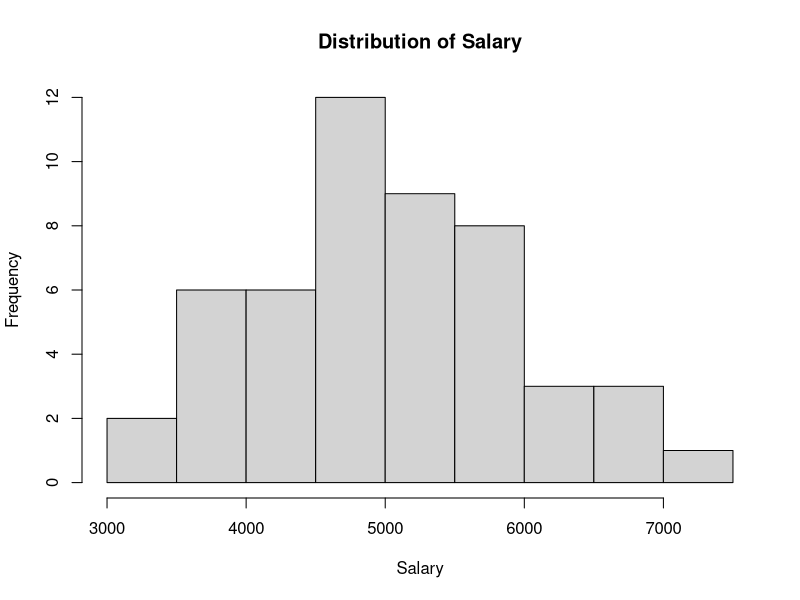
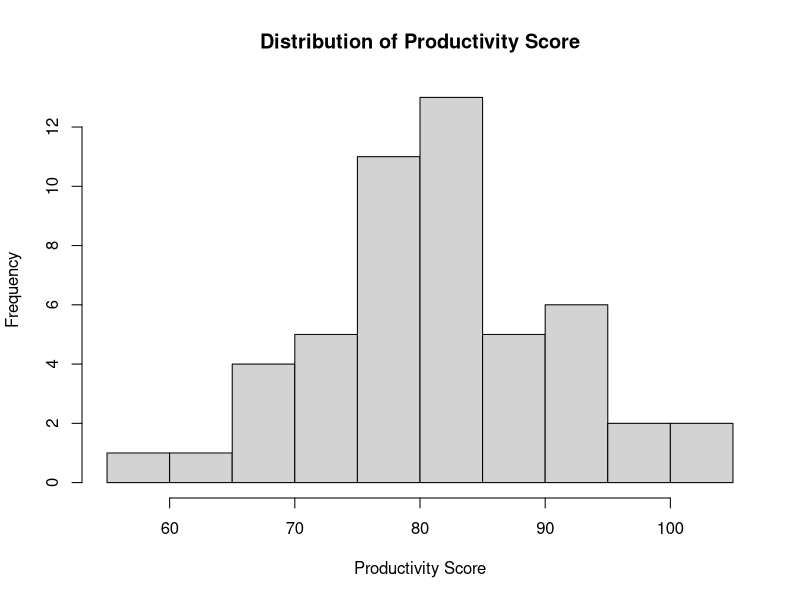
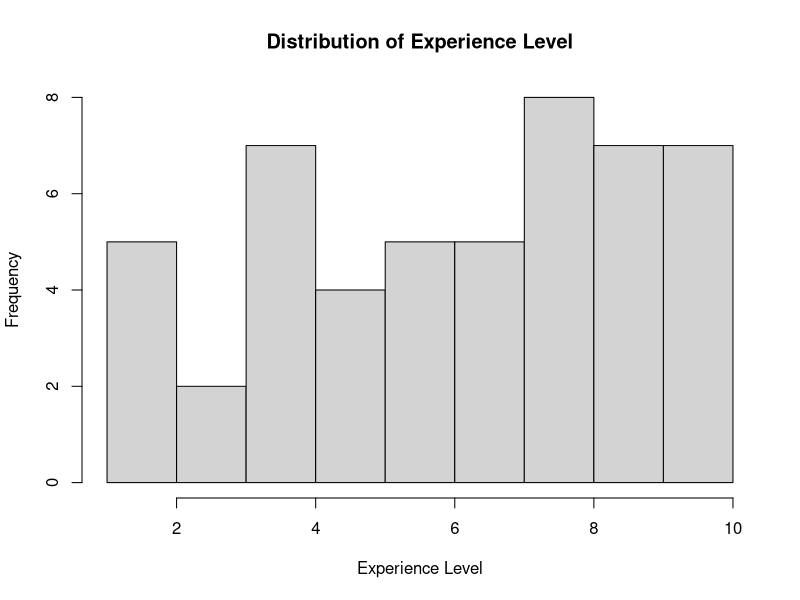
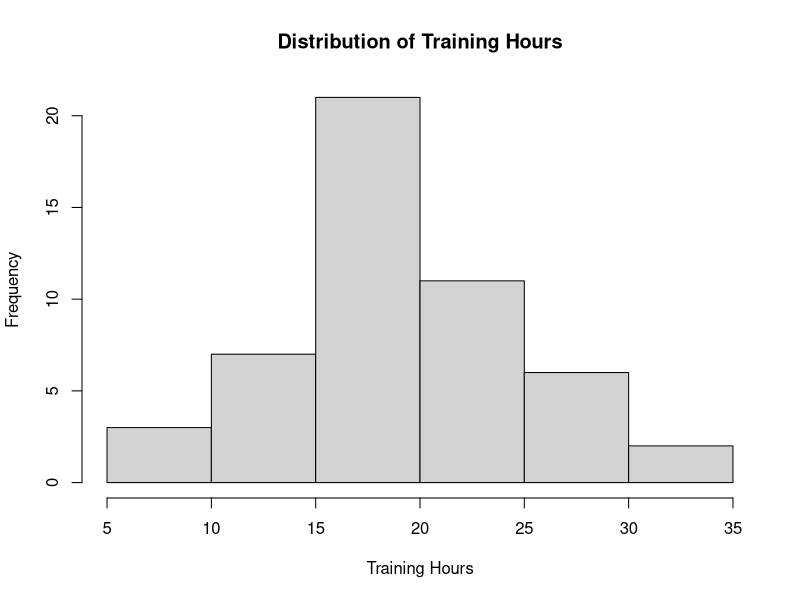
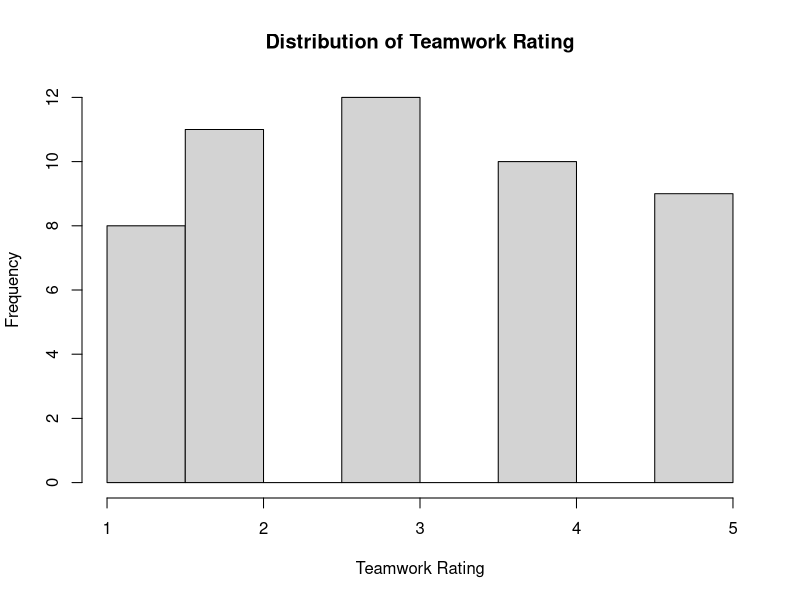
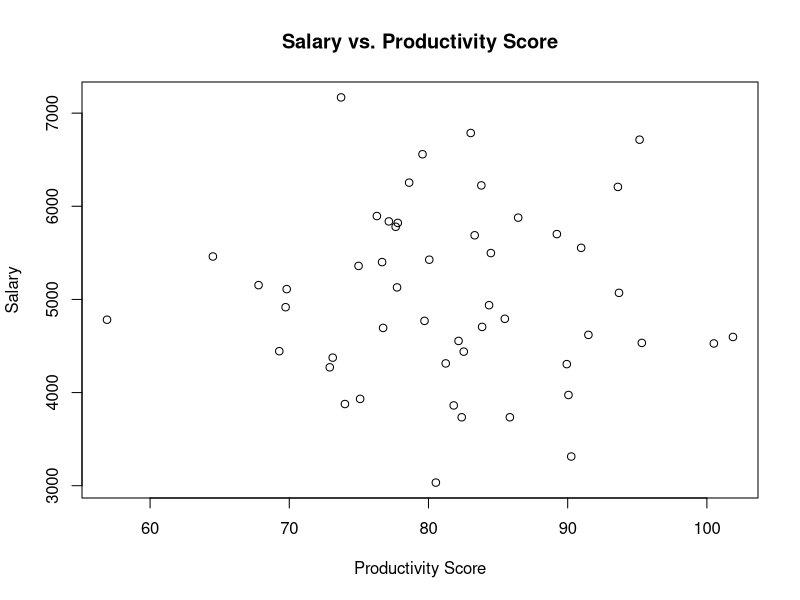
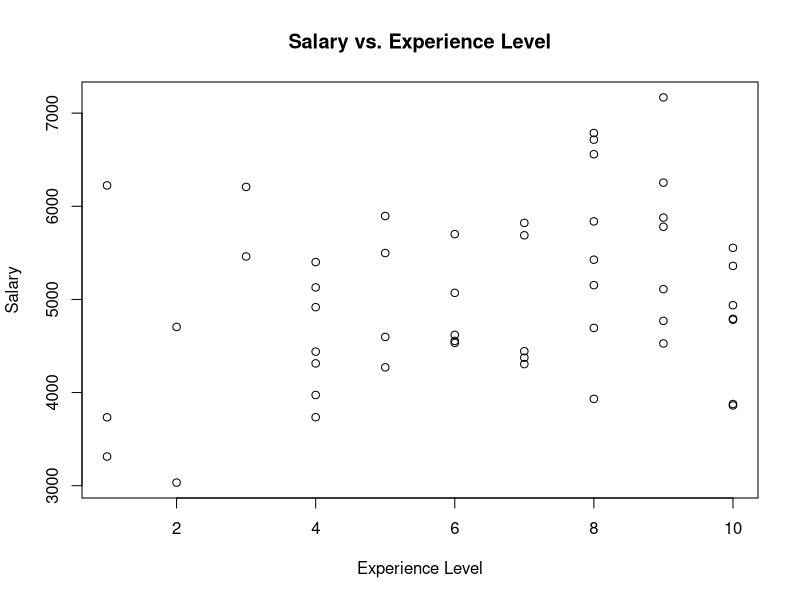
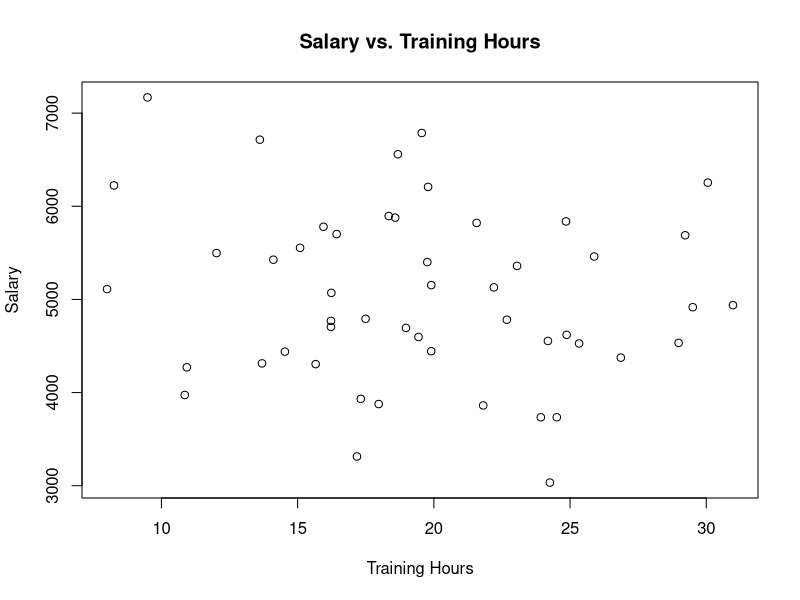

Recreate these plots in R, in order.
## ---- chunk 1
# Creating a synthetic data set for a different scenario
set.seed(123)  # Setting seed for reproducibility

# Sample data set size
n_samples <- 50

# Dependent variable: Salary
salary <- rnorm(n_samples, mean = 5000, sd = 1000)

# Independent variables: Productivity Score, Experience Level, Training Hours, Teamwork Rating
productivity_score <- rnorm(n_samples, mean = 80, sd = 10)
experience_level <- sample(1:10, n_samples, replace = TRUE)
training_hours <- rnorm(n_samples, mean = 20, sd = 5)
teamwork_rating <- sample(1:5, n_samples, replace = TRUE)

# Creating a data frame
employee_data <- data.frame(Salary = salary, ProductivityScore = productivity_score, ExperienceLevel = experience_level, TrainingHours = training_hours, TeamworkRating = teamwork_rating)

# Showing the head of the created data set
head(employee_data)

## ---- chunk 2
# Exploring the structural characteristics of the data set
str(employee_data)

# Summary statistics for numerical variables
summary(employee_data)

# Graphical Exploratory Data Analysis
hist(employee_data$Salary, main = "Distribution of Salary", xlab = "Salary", ylab = "Frequency")
hist(employee_data$ProductivityScore, main = "Distribution of Productivity Score", xlab = "Productivity Score", ylab = "Frequency")
hist(employee_data$ExperienceLevel, main = "Distribution of Experience Level", xlab = "Experience Level", ylab = "Frequency")
hist(employee_data$TrainingHours, main = "Distribution of Training Hours", xlab = "Training Hours", ylab = "Frequency")
hist(employee_data$TeamworkRating, main = "Distribution of Teamwork Rating", xlab = "Teamwork Rating", ylab = "Frequency")

plot(employee_data$ProductivityScore, employee_data$Salary, main = "Salary vs. Productivity Score", xlab = "Productivity Score", ylab = "Salary")
plot(employee_data$ExperienceLevel, employee_data$Salary, main = "Salary vs. Experience Level", xlab = "Experience Level", ylab = "Salary")
plot(employee_data$TrainingHours, employee_data$Salary, main = "Salary vs. Training Hours", xlab = "Training Hours", ylab = "Salary")
plot(employee_data$TeamworkRating, employee_data$Salary, main = "Salary vs. Teamwork Rating", xlab = "Teamwork Rating", ylab = "Salary")

## ---- chunk 3
# Regression Analysis
# Modeling the relationship between Salary and independent variables

# Model creation
regression_model <- lm(Salary ~ ProductivityScore + ExperienceLevel + TrainingHours + TeamworkRating, data = employee_data)

# Model summary
summary(regression_model)
## ---- chunk 4
# ANOVA Analysis
# Testing the significance of the overall model

# ANOVA model creation
anova_model <- lm(Salary ~ ProductivityScore + ExperienceLevel + TrainingHours + TeamworkRating, data = employee_data)

# ANOVA results
anova_result <- anova(anova_model)
print(anova_result)

## ---- chunk 5
# ANCOVA Analysis
# Testing the significance of the model with covariates

# ANCOVA model creation
ancova_model <- lm(Salary ~ ProductivityScore + ExperienceLevel + TrainingHours + TeamworkRating, data = employee_data)

# ANCOVA results
summary(ancova_model)

## ---- chunk 6
#conclusions
#Regression Analysis (regression_model):
#Intercept (Constant): The intercept represents the expected mean value of Salary when all independent variables are zero. In this model, it's approximately $5393.86.

#Coefficients for Independent Variables:
#Productivity Score: For each unit increase in Productivity Score, the Salary is expected to decrease by approximately $1.69.
#Experience Level: For each additional year of Experience Level, the Salary is expected to increase by approximately $97.70.
#Training Hours: For each additional hour of Training, the Salary is expected to decrease by approximately $28.74.
#Teamwork Rating: For each unit increase in Teamwork Rating, the Salary is expected to decrease by approximately $96.94.

#ANOVA Analysis (anova_result):
#The ANOVA table tests the overall significance of the regression model by comparing the variance explained by the model to the residual variance.
#The p-values associated with each independent variable (Productivity Score, #Experience Level, Training Hours, Teamwork Rating) indicate whether these variables are jointly significant in explaining the variation in Salary.
#In this case:
#Experience Level has a p-value of 0.05651, indicating it might be marginally significant.
#Productivity Score, Training Hours, and Teamwork Rating have p-values above 0.05, suggesting they are not statistically significant in explaining Salary.

#ANCOVA Analysis (ancova_model):
#The results from ANCOVA are identical to the regression analysis because the model formula and data used are the same.
#ANCOVA is essentially a regression analysis that includes quantitative and categorical predictors (covariates).
#Overall, the Experience Level appears to be the most influential variable in predicting Salary, while other variables such as Productivity Score, Training Hours, and Teamwork Rating do not show significant associations with Salary in this analysis. 
